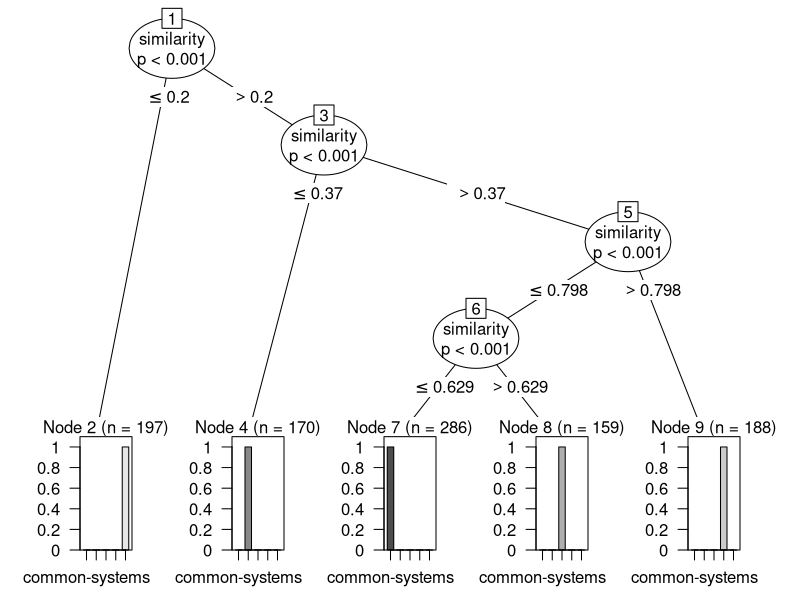

R code for this plot:
setwd("D:/GitHub/research-calculations/research-calculations-r")

library(readxl)
library(party)

# Load the training dataset to build Decision Tree Model
training <- read_excel("bpm_sim_training.xlsx")

# Encode string values as categories
training$evaluation <- factor(training$evaluation)
training$application <- factor(training$application)

# Build Decision Tree Model
tree <- ctree(application ~ similarity, 
              data = training)

# Display the tree
plot(tree)

# Load the test dataset
test <- read_excel("bpm_sim_test.xlsx")

# Use the decision tree to predict classes of similarity
prediction <- predict(tree, test)

# Display prediction results
print(prediction)
